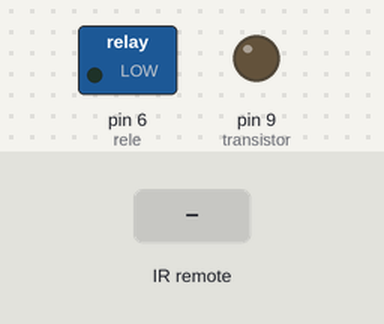
A sketch run on a simulated Arduino Uno, built with avr-gcc and run on an emulated ATmega328P. On the bench: switched loads named in the sketch (green lamp = pin HIGH), output pins drawn as LEDs (lit = HIGH). The inputs (shaded band) are chosen by the test bench.

Above: at 1.2 s.
1.3 s: infrared code 0xF7C03F received
At 2.5 s:
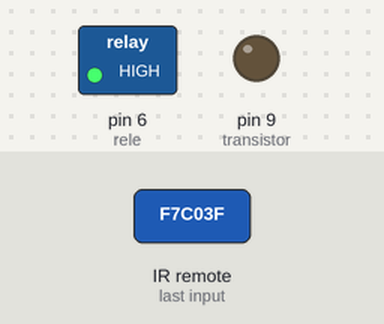
2.8 s: infrared code 0xF7807F received
At 3.8 s:
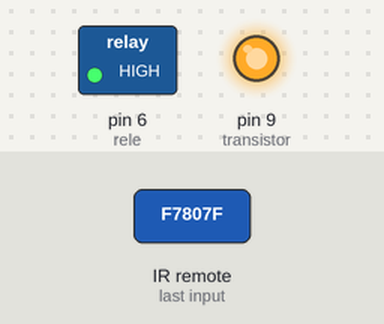
4.3 s: infrared code 0xF740BF received
At 5.0 s:
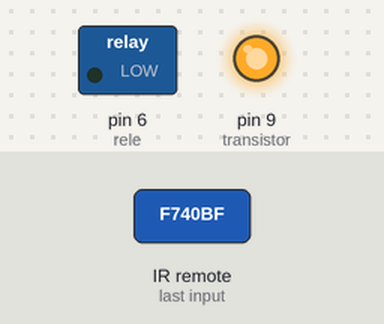
5.8 s: infrared code 0xF700FF received
At 6.1 s:
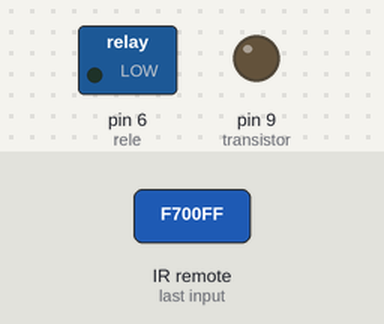
7.3 s: infrared code 0xF720DF received
At 8.5 s:
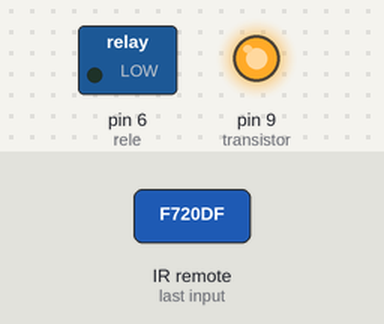
Timing chart, 0 to 9.8 s (numbered marks = the images above; inputs shaded):
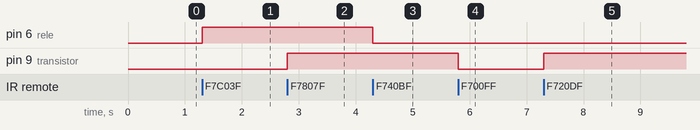

Measured:
- after the input at 1.3 s, pin 6 (rele): LOW → HIGH at once
- after the input at 2.8 s, pin 9 (transistor): LOW → HIGH at once
- after the input at 4.3 s, pin 6 (rele): HIGH → LOW at once
- after the input at 5.8 s, pin 9 (transistor): HIGH → LOW at once
- after the input at 7.3 s, pin 9 (transistor): LOW → HIGH at once

The sketch:

IReReleQuarto.ino
```cpp
// Controle remoto
#include <IRremote.hpp>
int RECV_PIN = 4;
float armazenavalor;
IRrecv irrecv(RECV_PIN);
decode_results results;

//RECEPTOR IR
#define ligar 0xF7C03F
#define desligar 0xF740BF
#define brilhomenos 0xF7807F
#define brilhomais 0xF700FF
#define vermelho 0xF720DF
#define verde 0xF7A05F
#define azul 0xF7609F
#define branco 0xF7E01F
#define flash 0xF7D02F
#define strobe 0xF7F00F
#define smooth 0xF7E817
#define laranjamais 0xF710EF
#define laranjamenos 0xF730CF
#define verde 0xF7906F
#define azulclaro 0xF7B04F
#define azulmais 0xF750AF
#define roxo 0xF7708F
#define spotmais 0xF708F7
#define spotmenos 0xF728D7
#define spoton 0xF7A857
#define spotoff 0xF76897

//Transistor e Relé

int rele = 6;
int transistor = 9;
int brilho = 0;

void setup() {

  pinMode(rele, OUTPUT);
  pinMode(transistor, OUTPUT);

  irrecv.enableIRIn();
  Serial.begin(9600);

}

void loop() {

  //Recebe os dados do controle remoto
  if (irrecv.decode(&results))
  {
    switch (results.value) {
      case ligar: digitalWrite(rele, HIGH); break;
      case desligar: digitalWrite(rele, LOW); break;
      case brilhomais: brilho = brilho + 20; analogWrite(transistor, brilho); break;
      case brilhomenos: brilho = brilho - 20; analogWrite(transistor, brilho); break;
      case vermelho: analogWrite(transistor, 255); break;
      case azul: analogWrite(transistor, 0); break;
      case laranjamenos: digitalWrite(13,HIGH); break;
      case laranjamais: digitalWrite(13,LOW); break;
    }
    irrecv.resume();

  }

}
```
